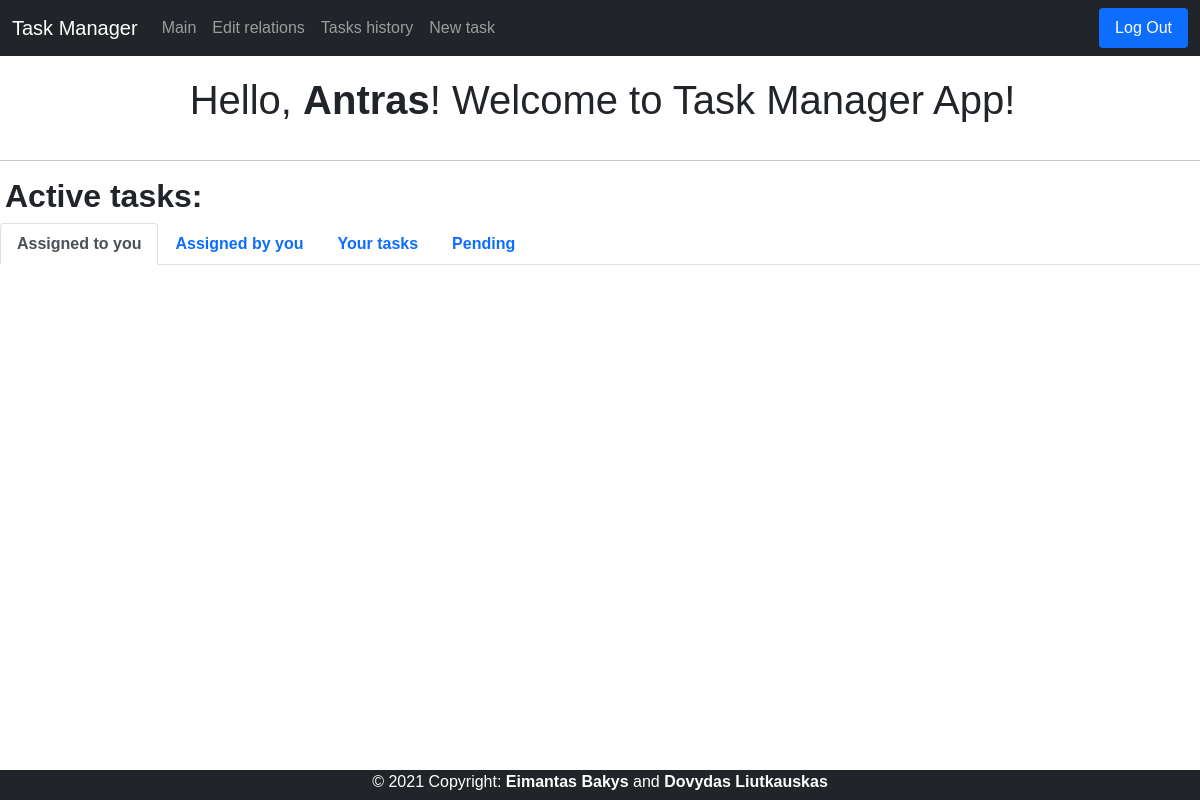
Before: / (signed in) with the older database file.
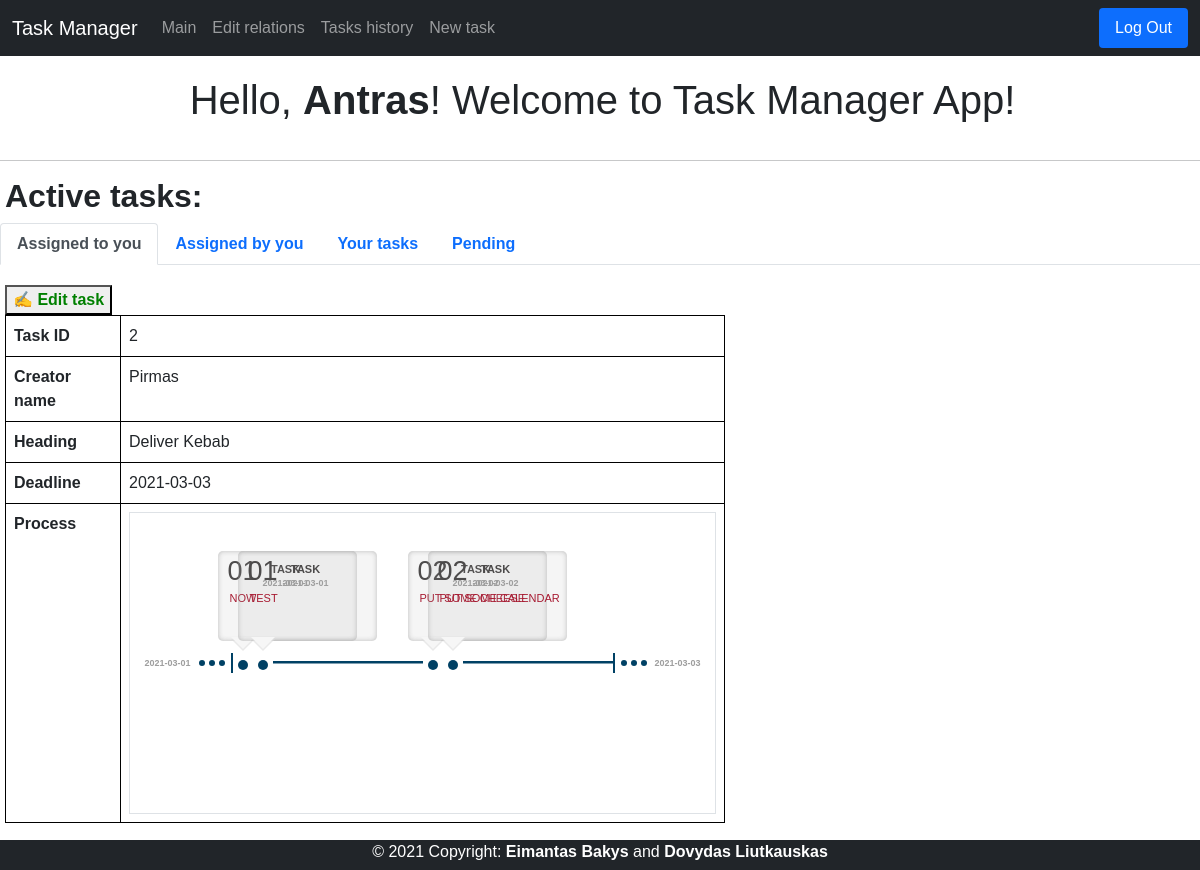
After: the same page with the newer database file.
### tables this page shows
CREATE TABLE users(user_id INTEGER PRIMARY KEY, name TEXT NOT NULL UNIQUE, hash TEXT NOT NULL, position TEXT, company TEXT, administrator INTEGER);

CREATE TABLE tasks(id INTEGER PRIMARY KEY, creator_id INTEGER, executor_id INTEGER, heading TEXT, description TEXT, creation_date TIMESTAMP, deadline_date TIMESTAMP, status INTEGER, pending INTEGER);

CREATE TABLE task_stages(id INTEGER PRIMARY KEY, task_id INTEGER, heading TEXT, description TEXT, date TIMESTAMP);

### application.py (the view, shortened to what this page needs)
@app.route("/", methods=["GET", "POST"])
def index():
    if request.method == "GET":
        if session.get("user_id") is None:
            return redirect("/login")
        else:
            connection = sqlite3.connect('data.db')
            db = connection.cursor()
            db.execute("SELECT * FROM tasks WHERE creator_id = ? ORDER BY deadline_date",
                       (session["user_id"],))
            creator = db.fetchall()
            db.execute(
                "SELECT SUM(pending) FROM tasks WHERE creator_id = ?", (session["user_id"],))
            creatorSum = db.fetchone()
            db.execute(
                "SELECT SUM(pending) FROM tasks WHERE executor_id = ?", (session["user_id"],))
            executorSum = db.fetchone()
            db.execute("SELECT * FROM tasks WHERE executor_id = ? ORDER BY deadline_date",
                       (session["user_id"],))
            executor = db.fetchall()
            db.execute("SELECT name FROM users WHERE user_id = ?",
                       (session["user_id"],))
            nameList = db.fetchone()
            name = nameList[0]
            db.execute("SELECT * FROM users")
            users = db.fetchall()
            db.execute("SELECT id, creator_id, executor_id, heading, description, creation_date, deadline_date, status, julianday(deadline_date) - julianday(creation_date) FROM tasks WHERE creator_id = ? OR executor_id = ? ORDER BY creation_date DESC",
                       (session["user_id"], session["user_id"]))
            rows = db.fetchall()
            db.execute("SELECT * FROM users")
            users = db.fetchall()
            db.execute("SELECT * FROM task_stages")
            task_stages = db.fetchall()
            now = date.today()
            db.execute(
                "SELECT julianday(?) - julianday(creation_date), id FROM tasks WHERE creator_id = ? OR executor_id = ? ORDER BY creation_date DESC",
                (now, session["user_id"], session["user_id"]))
            today = db.fetchall()
            db.execute(
                "SELECT julianday(task_stages.date) - julianday(tasks.creation_date), task_stages.id, task_stages.task_id, task_stages.heading, task_stages.description, task_stages.date  FROM tasks INNER JOIN task_stages ON tasks.id = task_stages.task_id")
            durations_and_stages = db.fetchall()
            return render_template("index.html", creator=creator, executor=executor, name=name, creatorSum=creatorSum, executorSum=executorSum, users=users, rows=rows, today=today, task_stages=task_stages, durations_and_stages=durations_and_stages, now=now)

### templates/index.html (shortened to what this page needs)
{% extends "layout.html" %}
{% block main %}
<head>
</head>
<h1 class="pageTitle">Hello, <b>{{ name }}</b>! Welcome to Task Manager App!</h1>
<hr>
<h2 style="margin-left: 5px;"><b>Active tasks:</b></h2>
<nav>
    <div class="nav nav-tabs" id="nav-tab" role="tablist">
        <button class="nav-link active" id="nav-executor-tab" data-bs-toggle="tab" data-bs-target="#nav-executor"
            type="button" role="tab" aria-controls="nav-executor" aria-selected="true"><b>Assigned to you</b></button>
        <button class="nav-link" id="nav-creator-tab" data-bs-toggle="tab" data-bs-target="#nav-creator" type="button"
            role="tab" aria-controls="nav-creator" aria-selected="false"><b>Assigned by you</b></button>
        <button class="nav-link" id="nav-yourTasks-tab" data-bs-toggle="tab" data-bs-target="#nav-yourTasks"
            type="button" role="tab" aria-controls="nav-yourTasks" aria-selected="false"><b>Your tasks</b></button>
        <button class="nav-link" id="nav-pending-tab" data-bs-toggle="tab" data-bs-target="#nav-pending" type="button"
            role="tab" aria-controls="nav-pending" aria-selected="false"><b>Pending</b></button>
    </div>
</nav>
<div class="tab-content" id="nav-tabContent">
    <div class="tab-pane fade show active" id="nav-executor" role="tabpanel" aria-labelledby="nav-executor-tab">
        {% for row in executor %}
        {% if row[1] != row[2] and row[7] == 0 and row[8] == 0 %}
        <div class="container-2" style="margin-top: 20px;">
            <form action="/" method="POST">
                <button type="submit" name="task_id" value="{{ row[0] }}" class="edit">&#9997; Edit task</button>
                <table class="table">
                    <tr class="borderr">
                        <th scope="col" class="borderName">Task ID</th>
                        <td class="borderr">{{ row[0] }} </td>
                    </tr>
                    <tr class="borderr">
                        <th scope="col" class="borderName">Creator name</th>
                        <td class="borderr">
                            {% for user in users %}
                            {% if user[0] == row[1] %}
                            {{ user[1] }}
                            {% endif %}
                            {% endfor %}
                        </td>
                    </tr>
                    <tr class="borderr">
                        <th scope="col" class="borderName" tyle="white-space: pre-wrap;">Heading</th>
                        <td class="borderr">{{ row[3] }}</td>
                    </tr>
                    <tr class="borderr">
                        <th scope="col" class="borderName">Deadline</th>
                        <td class="borderr">{{ row[6] }}</td>
                    </tr>
                    {% include 'process.html' %}
                </table>
            </form>
        </div>
        {% endif %}
        {% endfor %}
    </div>
</div>
{% endblock %}

### templates/layout.html (shortened to what this page needs)
<!doctype html>
<html lang="en">
<head>
  <link href="https://cdn.jsdelivr.net/npm/bootstrap@5.0.0-beta2/dist/css/bootstrap.min.css" rel="stylesheet"
>
  <link href="/static/styles.css" rel="stylesheet">
</head>
<body>
  <nav class="navbar navbar-expand-lg navbar-dark bg-dark">
    <div class="container-fluid">
      <a class="navbar-brand">Task Manager</a>
      <div class="collapse navbar-collapse justify-content-start" id="navbarNav">
        {% if session.user_id %}
        <ul class="navbar-nav">
          <li class="nav-item">
            <a class="nav-link" href='{{ url_for("index") }}'>Main</a>
          </li>
          <li class="nav-item">
            <a class="nav-link" href='{{ url_for("relations") }}'>Edit relations</a>
          </li>
          <li class="nav-item">
            <a class="nav-link" href='{{ url_for("tasks") }}'>Tasks history</a>
          </li>
          <li class="nav-item">
            <a class="nav-link" href='{{ url_for("new_task") }}'>New task</a>
          </li>
        </ul>
      </div>
      <div class="collapse navbar-collapse justify-content-end" id="navbarNav">
        <ul class="nav nav-pills">
          <li class="nav-item">
            <a class="nav-link active" href="/logout">Log Out</a>
          </li>
        </ul>
      </div>
      {% endif %}
    </div>
  </nav>
  <main>
    {% block main %}{% endblock %}
  </main>
  <div class="fixed-bottom">
    <footer>
      <a>© 2021 Copyright: <b>Eimantas Bakys</b> and <b>Dovydas Liutkauskas</b></a>
    </footer>
  </div>
</body>
</html>

### templates/process.html (shortened to what this page needs)
<tr class="borderr">
    <th scope="col" class="borderName">Process</th>
    <td class="borderr">
        <center>
            <div class="container-2 pre-line">
                {% for tasks_row in rows %}
                {% if row[0] == tasks_row[0] %}
                {% set duration_days = tasks_row[8] | int %}
                <div class="border">
                    <div class="Timeline">
                        <div class="MonthYear">{{tasks_row[5]}}</div>
                        <svg height="20" width="42">
                            <circle cx="11" cy="10" r="3" fill="#004165" />
                            <circle cx="21" cy="10" r="3" fill="#004165" />
                            <circle cx="31" cy="10" r="3" fill="#004165" />
                            <line x1="41" y1="0" x2="41" y2="20" style="stroke:#004165;stroke-width:2" />
                        </svg>
                        {% for i in range(duration_days) %}
                        {% for stage in durations_and_stages %}
                        {% if stage[2] == tasks_row[0] %}
                        {% if i == stage[0] %}
                        {% set date = stage[5] %}
                        <div class="event1">
                            <div class="event1Bubble">
                                <div class="eventTime">
                                    <div class="DayDigit">{{ date[-2:]}}</div>
                                    <div class="Day">
                                        TASK
                                        <div class="MonthYear">{{ stage[5] }}</div>
                                    </div>
                                </div>
                                <div class="eventTitle">{{ stage[3] }}</div>
                            </div>
                            <svg height="20" width="20">
                                <circle cx="10" cy="11" r="5" fill="#004165" />
                            </svg>
                        </div>
                        {% endif %}
                        {% endif %}
                        {% endfor %}
                        <svg height="5" width="150">
                            <line x1="0" y1="0" x2="300" y2="0" style="stroke:#004165;stroke-width:5" />
                            Sorry, your browser does not support inline SVG.
                        </svg>
                        {% endfor %}
                        <svg height="20" width="42">
                            <line x1="1" y1="0" x2="1" y2="20" style="stroke:#004165;stroke-width:2" />
                            <circle cx="11" cy="10" r="3" fill="#004165" />
                            <circle cx="21" cy="10" r="3" fill="#004165" />
                            <circle cx="31" cy="10" r="3" fill="#004165" />
                        </svg>
                        <div class="MonthYear">{{tasks_row[6]}}</div>
                    </div>
                </div>
                {% endif %}
                {% endfor %}
            </div>
        </center>
    </td>
</tr>

### static/styles.css (style rules this page uses)
footer { width: 100%; background-color: rgb(33,37,41); height: 30px; color: white; text-align: center; }
.pageTitle { padding: 20px; text-align: center; margin-left: 5px; }
.table { width: 60%; margin-left: 5px; margin-bottom: 30px; }
.borderr { border: 1px solid black; }
.borderName { width: 16%; }
.edit { margin-left: 5px; font-weight: bold; color: green; }
body { font-family: Verdana, Geneva, Tahoma, sans-serif }
.Timeline { display: flex; align-items: center; height: 300px; justify-content: center; }
.event1, .event2, .event3 { position: relative; }
.event1Bubble { position: absolute; background-color: rgba(158, 158, 158, 0.1); width: 139px; height: 90px; top: -100px; left: -15px; border-radius: 5px; box-shadow: inset 0 0 5px rgba(158, 158, 158, 0.64) }
.event1Bubble:after, .event1Bubble:before, .event2Bubble:after, .event2Bubble:before { content: ""; position: absolute; width: 0; height: 0; border-style: solid; border-color: transparent; border-bottom: 0; }
.event1Bubble:before { bottom: -10px; left: 13px; border-top-color: rgba(222, 222, 222, 0.66); border-width: 12px; }
.event1Bubble:after { bottom: -8px; left: 13px; border-top-color: #F6F6F6; border-width: 12px; }
.eventTime { display: flex; }
.DayDigit { font-size: 27px; font-family: "Arial Black", Gadget, sans-serif; margin-left: 10px; color: #4C4A4A; }
.Day { font-size: 11px; margin-left: 5px; font-weight: bold; margin-top: 10px; font-family: Arial, Helvetica, sans-serif; color: #4C4A4A; }
.MonthYear { font-weight: 600; line-height: 10px; color: #9E9E9E; font-size: 9px; }
.eventTitle { font-family: "Arial Black", Gadget, sans-serif; color: #a71930; font-size: 11px; text-transform: uppercase; display: flex; flex: 1; align-items: center; margin-left: 12px; margin-top: -2px; }

### templates/index.html (style rules this page uses)
.Timeline { display: flex; align-items: center; height: 300px; justify-content: center; }
.event1, .event2, .event3 { position: relative; }
.event1Bubble { position: absolute; background-color: rgba(158, 158, 158, 0.1); width: 139px; height: 90px; top: -100px; left: -15px; border-radius: 5px; box-shadow: inset 0 0 5px rgba(158, 158, 158, 0.64) }
.event1Bubble:after, .event1Bubble:before, .event2Bubble:after, .event2Bubble:before { content: ""; position: absolute; width: 0; height: 0; border-style: solid; border-color: transparent; border-bottom: 0; }
.event1Bubble:before { bottom: -10px; left: 13px; border-top-color: rgba(222, 222, 222, 0.66); border-width: 12px; }
.event1Bubble:after { bottom: -8px; left: 13px; border-top-color: #F6F6F6; border-width: 12px; }
.eventTime { display: flex; }
.DayDigit { font-size: 27px; font-family: "Arial Black", Gadget, sans-serif; margin-left: 10px; color: #4C4A4A; }
.Day { font-size: 11px; margin-left: 5px; font-weight: bold; margin-top: 10px; font-family: Arial, Helvetica, sans-serif; color: #4C4A4A; }
.MonthYear { font-weight: 600; line-height: 10px; color: #9E9E9E; font-size: 9px; }
.eventTitle { font-family: "Arial Black", Gadget, sans-serif; color: #a71930; font-size: 11px; text-transform: uppercase; display: flex; flex: 1; align-items: center; margin-left: 12px; margin-top: -2px; }

Changed rows visible on the page:
added tasks: id "2", heading "Deliver Kebab", deadline_date "2021-03-03", creation_date "2021-03-01"
now on this page (row unchanged): users: name "Pirmas"
added task_stages: date "01", date "2021-03-01", heading "NOW"
added task_stages: date "01", date "2021-03-01", heading "TEST"
added task_stages: date "02", date "2021-03-02", heading "PUT SOME CHEESE"
added task_stages: date "02", date "2021-03-02", heading "PUT SOME CALENDAR"
